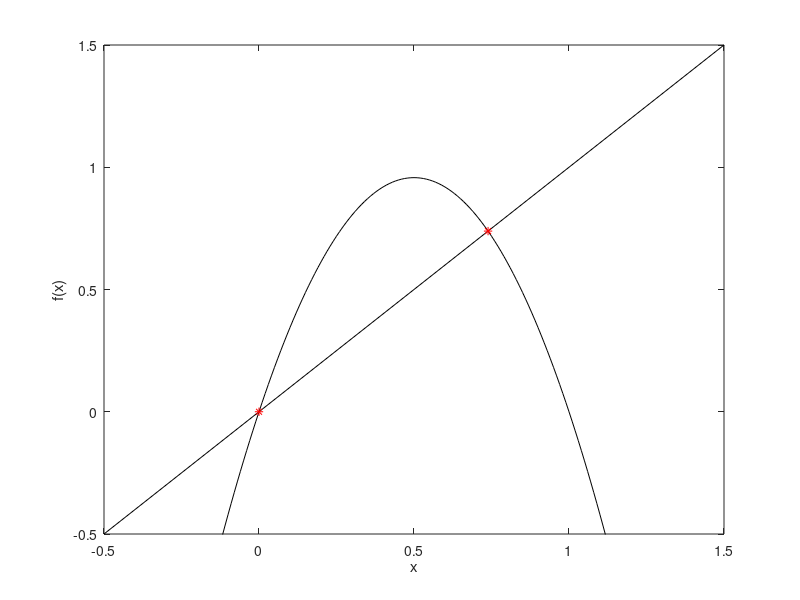

MATLAB code for this plot:
function logistic_fixed_point
lambda = 3.83;
x = -0.5:.01:1.5;
y = lambda.*x.*(1-x);
plot(x,y,'k'), hold on
plot([-0.5 1.5],[-0.5 1.5],'k')
plot(0,0,'r*')
plot((lambda-1)./lambda,(lambda-1)./lambda,'r*')
axis([-0.5 1.5 -0.5 1.5])
xlabel('x')
ylabel('f(x)')
filename = sprintf('logistic_fixed_point.png')
print(filename,'-dpng')
end
